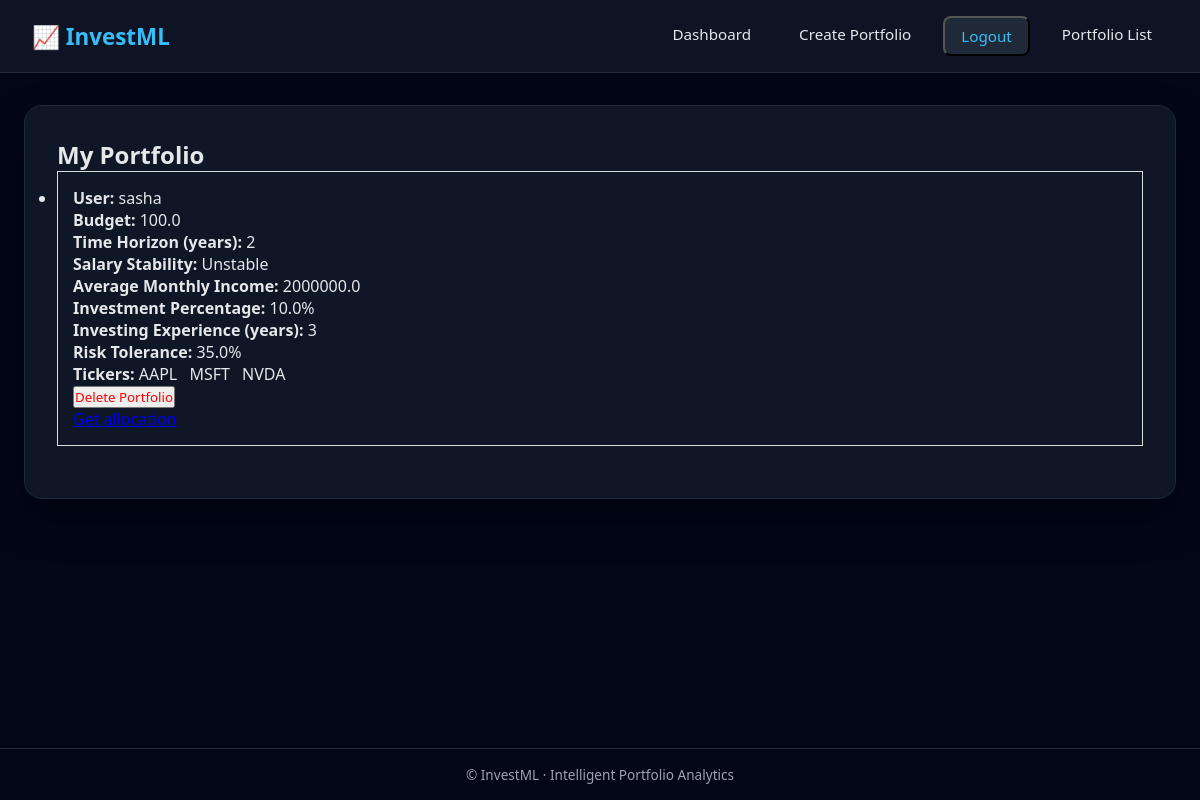
/portfolio_list/ (signed in), run on an earlier commit of the app's database.
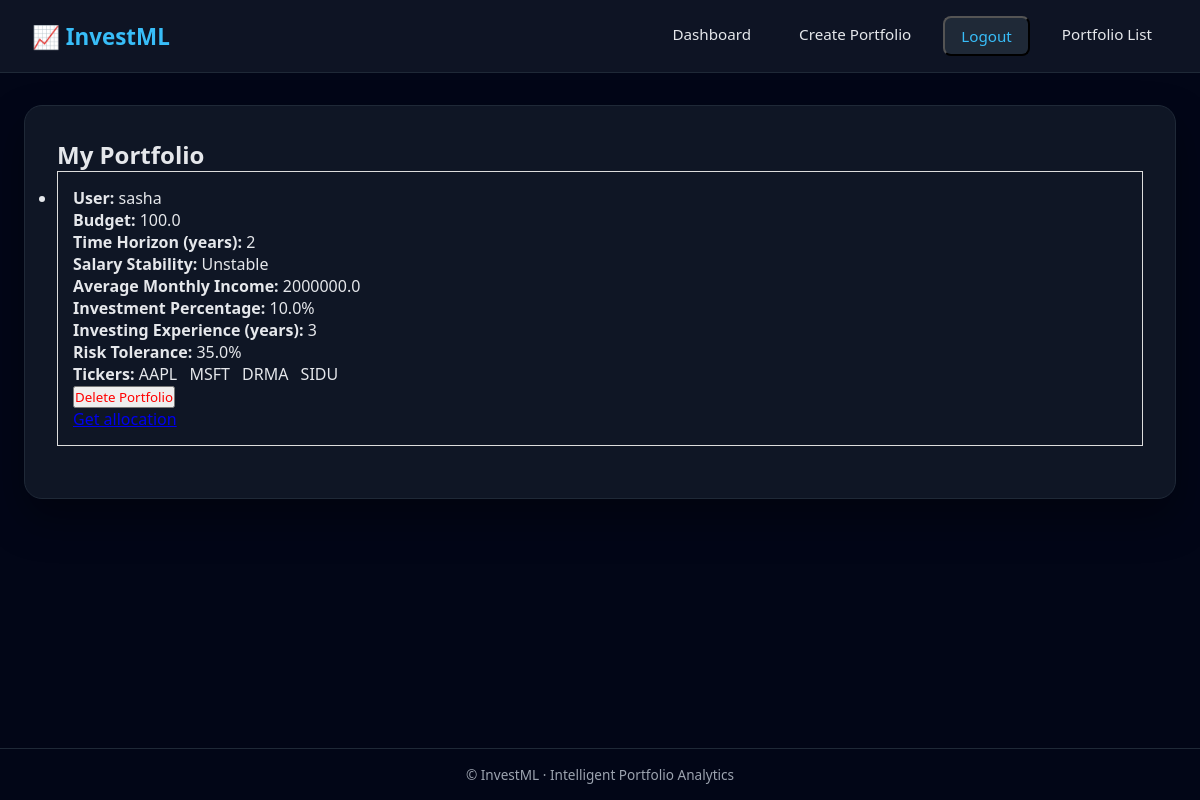
And on a later commit of the database.
### investML/models.py (models this page shows, shortened)
class  Portfolio(models.Model):
    STABILITY_CHOICES = [
        (1, "Very unstable"),
        (2, "Unstable"),
        (3, "Average"),
        (4, "Stable"),
        (5, "Very stable"),
    ]
    user = models.OneToOneField(
        settings.AUTH_USER_MODEL,
        on_delete=models.CASCADE,
        related_name="portfolios"
    )
    budget = models.FloatField(default=0)
    time_horizon_years = models.PositiveIntegerField(
        help_text="How many years until you need this money"
    )
    salary_stability = models.IntegerField(
        choices=STABILITY_CHOICES
    )
    average_monthly_income = models.FloatField(default=0)
    investment_percentage = models.FloatField(
        help_text="Percentage of savings to invest (0–100)"
    )
    investing_experience_years = models.IntegerField(
        help_text="Years of investing experience (0–4)"
    )
    tickers =  models.ManyToManyField(Tickers, related_name='portfolios')
    risk =   models.FloatField(default=0.0)
    MAX_TICKERS = 10

class Tickers(models.Model):
    ticker = models.CharField(max_length=100)
    prediction = models.FloatField(default=42.0)
    user = models.ForeignKey(
        settings.AUTH_USER_MODEL,
        on_delete=models.CASCADE,
        related_name="tickers",default=None
    )
    def __str__(self):
        return self.ticker

### investML/views.py (the view)
# urls.py: path("portfolio_list/", portfolio_list, name="portfolio_list"),
@login_required
def portfolio_list(request):
    portfolios = Portfolio.objects.filter(user=request.user)
    return render(
        request,
        "portfolio_list.html",
        {"portfolios": portfolios}
    )

### investML/templates/portfolio_list.html (shortened to what this page needs)
{% extends 'base.html' %}
{% block content %}
<h2>My Portfolio</h2>
<ul>
    {% for p in portfolios %}
        <li style="margin-bottom: 20px; padding: 15px; border: 1px solid #ddd;">
            <p><strong>User:</strong> {{ p.user.username }}</p>
            <p><strong>Budget:</strong> {{ p.budget }}</p>
            <p><strong>Time Horizon (years):</strong> {{ p.time_horizon_years }}</p>
            <p><strong>Salary Stability:</strong> {{ p.get_salary_stability_display }}</p>
            <p><strong>Average Monthly Income:</strong> {{ p.average_monthly_income }}</p>
            <p><strong>Investment Percentage:</strong> {{ p.investment_percentage }}%</p>
            <p><strong>Investing Experience (years):</strong> {{ p.investing_experience_years }}</p>
            <p><strong>Risk Tolerance:</strong> {{ p.risk}}%</p>
            <p><strong>Tickers:</strong>
                {% for t in p.tickers.all %}
                    <span style="margin-right: 8px;">{{ t }}</span>
                {% empty %}
                    <em>No tickers selected</em>
                {% endfor %}
            </p>
            <form method="post" action="{% url 'delete_portfolio' p.id %}">
                <button type="submit" style="color:red;">
                    Delete Portfolio
                </button>
            </form>
            <a href ="{% url 'allocation'  %}">Get allocation</a>
        </li>
    {% empty %}
        <li>No portfolios yet</li>
    {% endfor %}
</ul>
{% endblock content %}

### investML/templates/base.html (shortened to what this page needs)
<!DOCTYPE html>
<html lang="en">
<head>
</head>
<body>
<header>
    <h1>📈 InvestML</h1>
    <nav>
        <a href="{% url 'dashboard' %}">Dashboard</a>
        <a href="{% url 'create_portfolio' %}">Create Portfolio</a>
{% if user.is_authenticated %}
    <form method="post" action="{% url 'logout' %}" style="display:inline;">
        <button  type="submit" >
            Logout
        </button>
    </form>
    <a href="{% url 'portfolio_list' %}">Portfolio List</a>
        {% else %}
            <a href="{% url 'login' %}">Login</a>
            <a href="{% url 'sign_up' %}">Sign Up</a>
            <a href="{% url 'portfolio_list' %}">Portfolio List</a>
            <a href="{% url 'choose_tickers' %}">choose_tickers</a>
        {% endif %}
    </nav>
</header>
<main>
    <div class="card">
        {% block content %}
        {% endblock content %}
    </div>
</main>
<footer>
    © {{ now|date:"Y" }} InvestML · Intelligent Portfolio Analytics
</footer>
</body>
</html>

### investML/templates/base.html (style rules this page uses)
:root { --bg: #0f172a; --card: #111827; --primary: #38bdf8; --secondary: #22c55e; --text: #e5e7eb; --muted: #9ca3af; --border: #1f2937; }
* { margin: 0; padding: 0; box-sizing: border-box; font-family: system-ui, -apple-system, BlinkMacSystemFont, "Segoe UI", sans-serif; }
body { background: linear-gradient(135deg, #020617, #020617); color: var(--text); min-height: 100vh; display: flex; flex-direction: column; }
header { background: rgba(17, 24, 39, 0.85); backdrop-filter: blur(10px); border-bottom: 1px solid var(--border); padding: 1rem 2rem; display: flex; align-items: center; justify-content: space-between; }
header h1 { font-size: 1.4rem; font-weight: 700; color: var(--primary); }
nav { display: flex; gap: 1rem; flex-wrap: wrap; }
nav a, nav button { text-decoration: none; color: var(--text); padding: 0.5rem 1rem; border-radius: 8px; transition: all 0.25s ease; font-size: 0.95rem; }
nav button { background: var(--border); color: var(--primary); }
main { flex: 1; max-width: 1200px; width: 100%; margin: 0 auto; padding: 2rem 1.5rem; }
.card { background: rgba(17, 24, 39, 0.9); border: 1px solid var(--border); border-radius: 18px; padding: 2rem; box-shadow: 0 20px 40px rgba(0, 0, 0, 0.35); }
footer { border-top: 1px solid var(--border); padding: 1rem; text-align: center; font-size: 0.85rem; color: var(--muted); }

What changed in the data, as far as the page shows it:
removed Tickers: ticker "NVDA"
added Tickers: ticker "DRMA"
added Tickers: ticker "SIDU"
